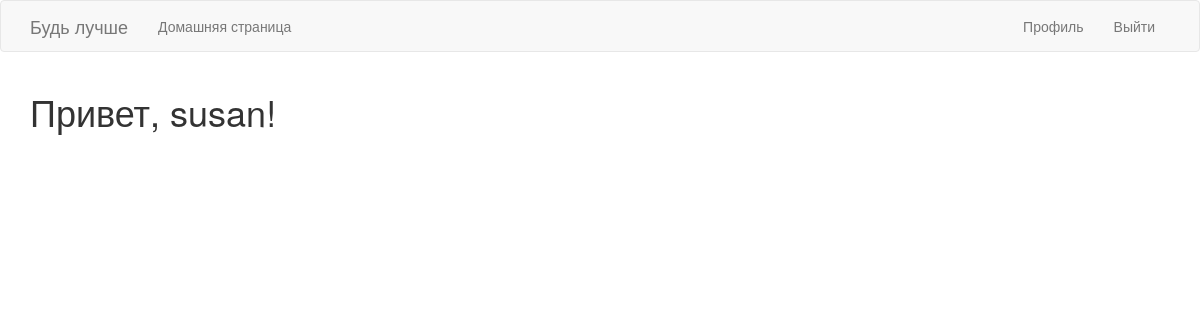
Before: /index (signed in) with the older database file.
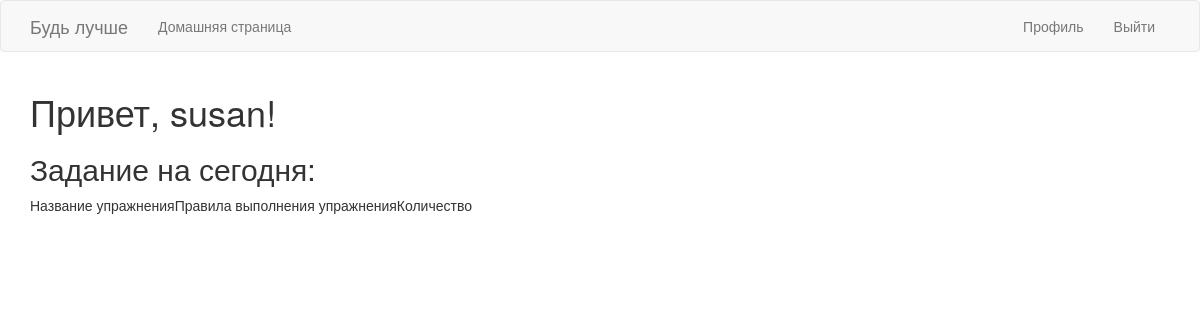
After: the same page with the newer database file.
### app/models.py (models this page shows, shortened)
class User(UserMixin, db.Model):
    id = db.Column(db.Integer, primary_key=True)
    username = db.Column(db.String(128), index=True)
    dateOfBirth = db.Column(db.Date)
    email = db.Column(db.String(120), index=True, unique=True)
    password_hash = db.Column(db.String(128))
    full_name = db.Column(db.String(128))
    gender = db.Column(db.String(32))
    last_seen = db.Column(db.DateTime, default=datetime.utcnow)
    training_lists = db.relationship('TrainingList', backref='training_list', lazy='dynamic')
    userinfo = db.relationship('InfoUser', backref='info', lazy='dynamic')
    active_training = db.Column(db.Integer, default = 0)

### app/routes.py (the view)
@app.route('/')
@app.route('/index')
@login_required  # запрещает назарегистрированным пользователям работать с данным декоратором
def index():
    exercises = []
    if current_user.active_training == 1:
        training_id = TrainingList(user_id=current_user.id)
        i = training_id.get_training()
        exe = Training(id=i.training_id)
        exercises = exe.day_exe(1)
    return render_template('index.html', title='Home Page', exercises = exercises)

### app/models.py (called while the page is built)
@login.user_loader
def load_user(id):
    return User.query.get(int(id))

    def day_exe(self, day):
        exe = Exercises.query.filter((Exercises.training_id == self.id) & (Exercises.day == day))
        return exe

    def get_training(self):
        selected_training = TrainingList.query.filter_by(user_id = self.user_id)
        return selected_training[-1]

### app/routes.py (called while the page is built)
@app.before_request
def before_request():
    if current_user.is_authenticated:
        current_user.last_seen = datetime.utcnow()
        db.session.commit()

### app/templates/index.html (shortened to what this page needs)
{% extends "base.html" %}
{% import 'bootstrap/wtf.html' as wtf %}
{% block app_content %}
    <h1>Привет, {{ current_user.username }}!</h1>
{%if current_user.active_training == 1%}
    <h2> Задание на сегодня:</h2>
<table class="table-hover" >
    <tr valign="top">
        <td align="center"> Название упражнения </td>
        <td align="center"> Правила выполнения упражнения </td>
        <td align="center"> Количество </td>
    {%endif%}
</table>
{% endblock %}

### app/templates/base.html (shortened to what this page needs)
{% extends 'bootstrap/base.html' %}
{% block navbar %}
    <nav class="navbar navbar-default">
        <div class="container">
            <div class="navbar-header">
                <a class="navbar-brand" href="{{ url_for('index') }}">Будь лучше</a>
            </div>
            <div class="collapse navbar-collapse" id="bs-example-navbar-collapse-1">
                <ul class="nav navbar-nav">
                    <li><a href="{{ url_for('index') }}">Домашняя страница</a></li>
                </ul>
                <ul class="nav navbar-nav navbar-right">
                    {% if current_user.is_anonymous %}
                    <li><a href="{{ url_for('login') }}">Войти</a></li>
                    {% else %}
                    <li><a href="{{ url_for('user', username=current_user.username) }}">Профиль</a></li>
                    <li><a href="{{ url_for('logout') }}">Выйти</a></li>
                    {% endif %}
                </ul>
            </div>
        </div>
    </nav>
{% endblock %}
{% block content %}
    <div class="container">
        {% block app_content %}{% endblock %}
    </div>
{% endblock %}

Changed rows visible on the page:
changed User "susan": active_training empty → 1 (drawn)
Other visible differences:
text now shown: "Задание на сегодня: Название упражнения Правила выполнения упражнения Количество"
